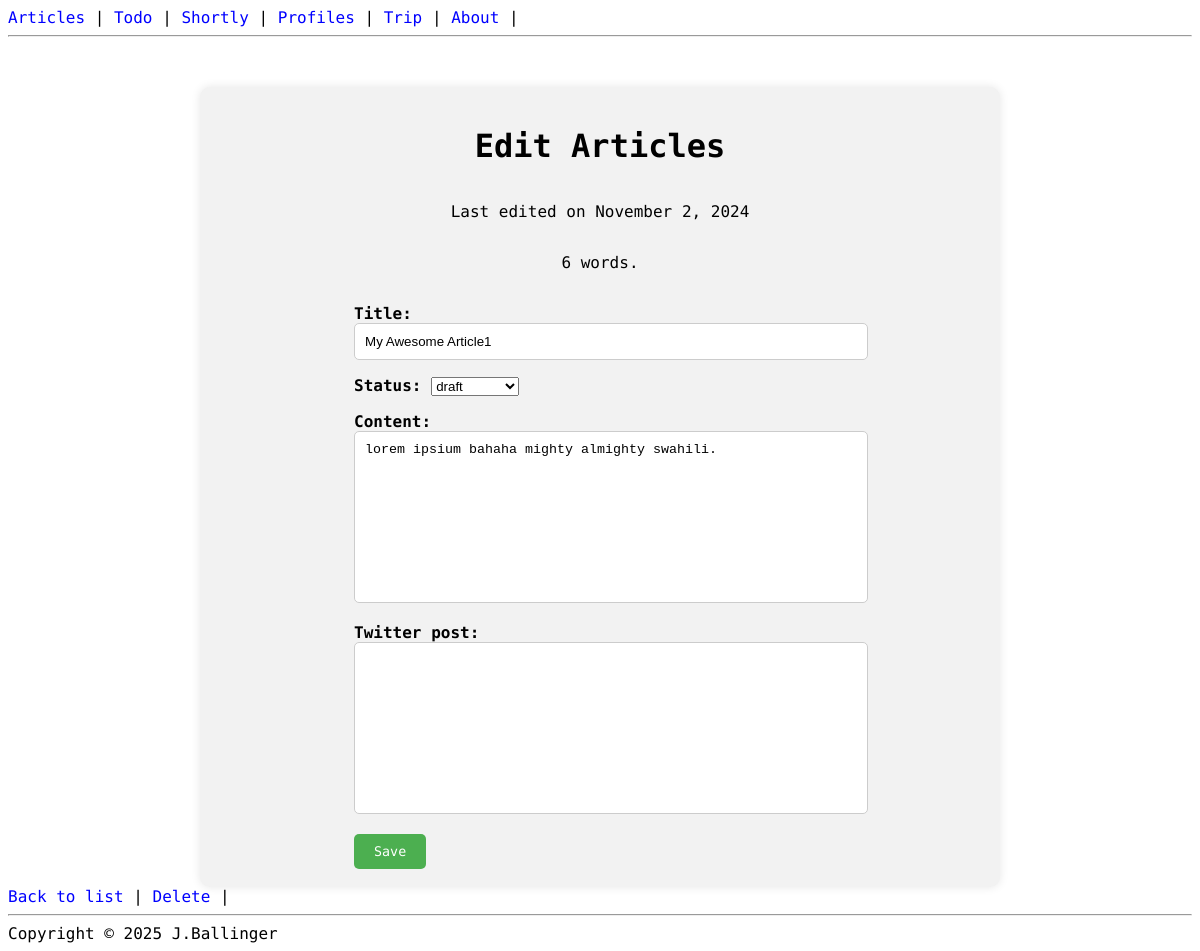
/articles/1/update/, run on the app's committed database.
### app/models.py (models this page shows, shortened)
class Article(models.Model):
  title = models.CharField(max_length=100)
  content = models.TextField(blank=True, default="")
  word_count = models.IntegerField(blank=True, default="")
  twitter_post = models.TextField(blank=True, default="")
  status = models.CharField(
      max_length=20,
      choices=ARTICLE_STATUS,
      default="draft"
  )
  created_at = models.DateTimeField(auto_now_add=True)
  updated_at = models.DateTimeField(auto_now=True)

### app/views.py (the view)
# urls.py: path("<int:pk>/update/", ArticleUpdateView.as_view(), name="update_article"),
class ArticleUpdateView(UpdateView):
  template_name = "app/article_update.html"
  model = Article
  fields = ["title", "status", "content", "twitter_post"]
  success_url = reverse_lazy("articles")
  context_object_name = "article"

### templates/app/article_update.html (shortened to what this page needs)
{% extends "base.html" %}
{% block content %}
<div class='article_create'>
    <h1>Edit Articles</h1>
    <p>Last edited on {{ article.updated_at | date:"F j, Y" }}</p>
    <p>{{ article.word_count }} word{{ article.word_count | pluralize }}.</p>
    <form method="POST">
      {{ form.as_p }}
      <button type="submit">Save</button>
    </form>
</div>
<a href="{% url 'articles' %}">Back to list</a> |
<a href="{% url 'delete_article' article.id %}">Delete</a> |
{% endblock content %}

### todo_app/static/styles.css (style rules this page uses)
body { font-family: 'Martian Mono', monospace; }
label { font-weight: bold; margin-bottom: 5px; }
input[type="text"], textarea { width: 100%; padding: 10px; border: 1px solid #ccc; border-radius: 5px; resize: none; }
button[type="submit"] { padding: 10px 20px; background-color: #4caf50; color: white; border: none; border-radius: 5px; cursor: pointer; font-family: 'Martian Mono', monospace; }
nav a, a { text-decoration: none; color: blue; }
.article_create { display: flex; flex-direction: column; height: 800px; width: 800px; margin: 0 auto; align-items: center; justify-content: center; background-color: #f2f2f2; margin-top: 50px; border-radius: 10px; box-shadow: 0 0 10px rgba(0, 0, 0, 0.1); }

### data on the page
Article: updated_at "November 2, 2024", word_count "6", word_count|pluralize "s", title "My Awesome Article1", status "draft", content "lorem ipsium bahaha mighty almighty swahili."
